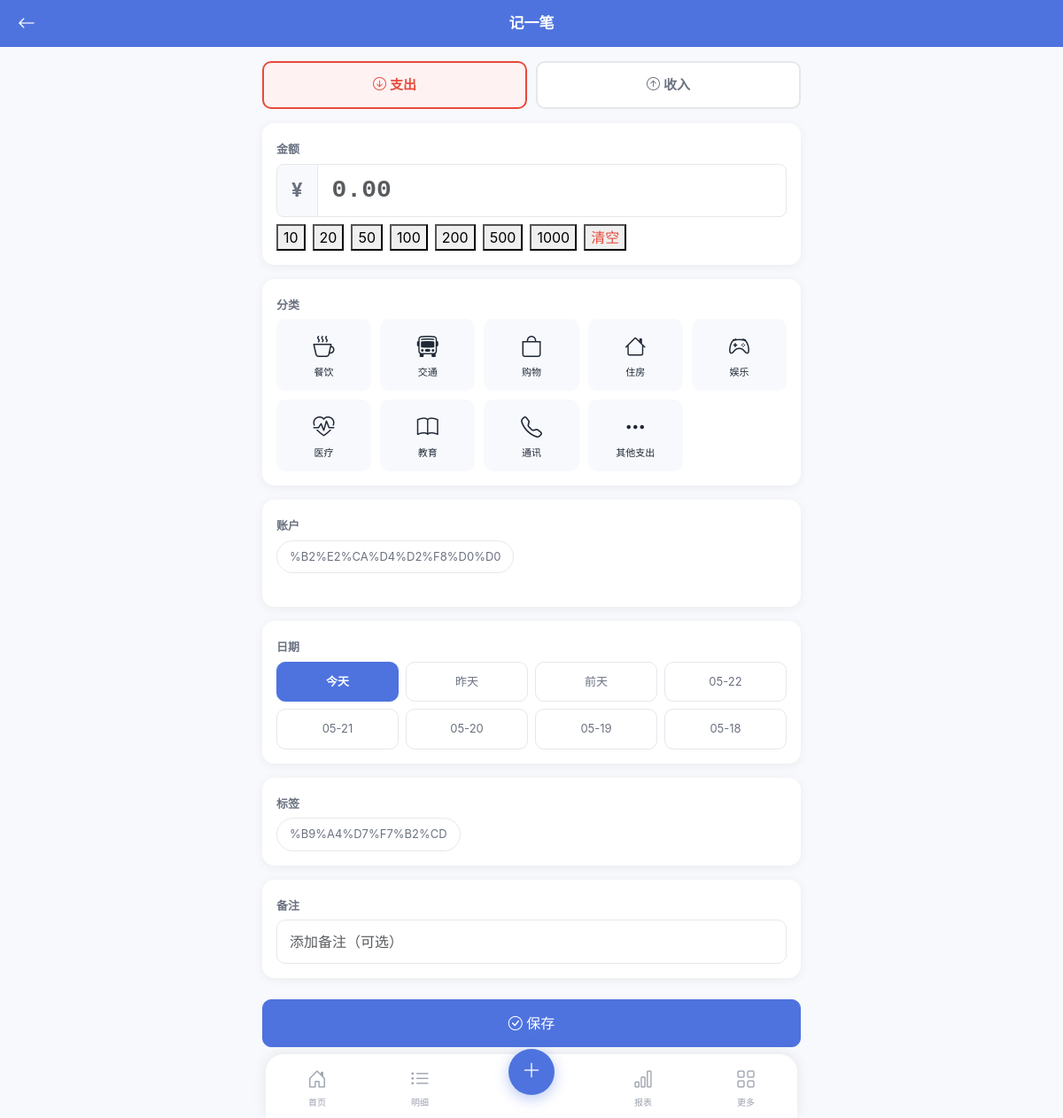
Screenshot of /transactions/add (signed in) with the database file from the repository.
### models.py (models this page shows)
class Category(db.Model):
    __tablename__ = 'categories'
    id = db.Column(db.Integer, primary_key=True)
    user_id = db.Column(db.Integer, db.ForeignKey('users.id'), nullable=False)
    name = db.Column(db.String(100), nullable=False)
    type = db.Column(db.String(10), nullable=False)  # income, expense
    icon = db.Column(db.String(50), default='bi-circle')
    parent_id = db.Column(db.Integer, db.ForeignKey('categories.id'), nullable=True)
    children = db.relationship('Category', backref=db.backref('parent', remote_side=[id]), lazy='dynamic')
    transactions = db.relationship('Transaction', backref='category', lazy='dynamic')
    budgets = db.relationship('Budget', backref='category', lazy='dynamic')

class Account(db.Model):
    __tablename__ = 'accounts'
    id = db.Column(db.Integer, primary_key=True)
    user_id = db.Column(db.Integer, db.ForeignKey('users.id'), nullable=False)
    name = db.Column(db.String(100), nullable=False)
    type = db.Column(db.String(20), nullable=False)  # cash, bank, credit, alipay, wechat
    balance = db.Column(db.Float, default=0.0)
    created_at = db.Column(db.DateTime, default=datetime.now)
    transactions = db.relationship('Transaction', backref='account', lazy='dynamic')
    ACCOUNT_TYPES = {
        'cash': '现金',
        'bank': '银行卡',
        'credit': '信用卡',
        'alipay': '支付宝',
        'wechat': '微信'
    }

class Tag(db.Model):
    __tablename__ = 'tags'
    id = db.Column(db.Integer, primary_key=True)
    user_id = db.Column(db.Integer, db.ForeignKey('users.id'), nullable=False)
    name = db.Column(db.String(50), nullable=False)
    transaction_associations = db.relationship('TransactionTag', backref='tag', lazy='dynamic', cascade='all, delete-orphan')

### app.py (the view, shortened to what this page needs)
@app.route('/transactions/add', methods=['GET', 'POST'])
@login_required
def transaction_add():
    accounts = Account.query.filter_by(user_id=current_user.id).all()
    categories = Category.query.filter_by(user_id=current_user.id).all()
    tags = Tag.query.filter_by(user_id=current_user.id).all()
    today = date.today()
    yesterday = today - timedelta(days=1)
    two_days_ago = today - timedelta(days=2)
    recent_dates = [(today - timedelta(days=i)).strftime('%Y-%m-%d') for i in range(3, 8)]
    return render_template('transaction_form.html',
                           accounts=accounts,
                           categories=categories,
                           tags=tags,
                           today=today.strftime('%Y-%m-%d'),
                           yesterday=yesterday.strftime('%Y-%m-%d'),
                           two_days_ago=two_days_ago.strftime('%Y-%m-%d'),
                           recent_dates=recent_dates,
                           edit=False)

### app.py (called while the page is built)
@login_manager.user_loader
def load_user(user_id):
    return User.query.get(int(user_id))

### templates/transaction_form.html (shortened to what this page needs)
{% extends "base.html" %}
{% block header_title %}{{ '编辑记录' if edit else '记一笔' }}{% endblock %}
{% block header_left %}
<a href="{{ url_for('transactions_list') }}"><i class="bi bi-arrow-left"></i></a>
{% endblock %}
{% block content %}
<form method="POST" action="{{ url_for('transaction_edit', id=transaction.id) if edit else url_for('transaction_add') }}" id="transForm">
    <div class="type-switch">
        <button type="button" class="btn {% if not edit or transaction.type == 'expense' %}active-expense{% endif %}" data-type="expense">
            <i class="bi bi-arrow-down-circle"></i> 支出
        </button>
        <button type="button" class="btn {% if edit and transaction.type == 'income' %}active-income{% endif %}" data-type="income">
            <i class="bi bi-arrow-up-circle"></i> 收入
        </button>
    </div>
    <div class="card mb-3">
        <div class="card-body">
            <label class="form-label">金额</label>
            <div class="input-group input-group-lg">
                <span class="input-group-text" style="font-size:22px; font-weight:700;">¥</span>
                <input type="number" class="form-control" id="amount" name="amount"
                       step="0.01" min="0.01" required inputmode="decimal"
                       value="{{ "%.2f"|format(transaction.amount) if edit else '' }}"
                       placeholder="0.00" style="font-size:28px; font-weight:700; font-family:'DIN Alternate',monospace;">
            </div>
            <div class="quick-amounts">
                <button type="button" class="quick-amt-btn">10</button>
                <button type="button" class="quick-amt-btn">20</button>
                <button type="button" class="quick-amt-btn">50</button>
                <button type="button" class="quick-amt-btn">100</button>
                <button type="button" class="quick-amt-btn">200</button>
                <button type="button" class="quick-amt-btn">500</button>
                <button type="button" class="quick-amt-btn">1000</button>
                <button type="button" class="quick-amt-btn" style="color:var(--danger);">清空</button>
            </div>
        </div>
    </div>
    <div class="card mb-3">
        <div class="card-body">
            <label class="form-label">分类</label>
            <div class="category-grid" id="categoryGrid">
                {% for cat in categories %}
                <div class="category-item {% if edit and transaction.category_id == cat.id %}selected{% endif %}"
                     data-id="{{ cat.id }}" data-type="{{ cat.type }}">
                    <i class="bi {{ cat.icon }}"></i>
                    <span>{{ cat.name }}</span>
                </div>
                {% endfor %}
            </div>
        </div>
    </div>
    <div class="card mb-3">
        <div class="card-body">
            <label class="form-label">账户</label>
            <div class="filter-bar" style="flex-wrap:wrap;">
                {% for account in accounts %}
                <button type="button" class="filter-chip account-chip {% if edit and transaction.account_id == account.id %}active{% endif %}"
                        data-id="{{ account.id }}">
                    {{ account.name }}
                </button>
                {% endfor %}
            </div>
        </div>
    </div>
    <div class="card mb-3">
        <div class="card-body">
            <label class="form-label">日期</label>
            <div class="date-chips" id="dateChips">
                <button type="button" class="date-chip active" data-date="{{ today }}">今天</button>
                <button type="button" class="date-chip" data-date="{{ yesterday }}">昨天</button>
                <button type="button" class="date-chip" data-date="{{ two_days_ago }}">前天</button>
                {% for d in recent_dates %}
                <button type="button" class="date-chip" data-date="{{ d }}">{{ d[5:] }}</button>
                {% endfor %}
            </div>
        </div>
    </div>
    {% if tags %}
    <div class="card mb-3">
        <div class="card-body">
            <label class="form-label">标签</label>
            <div class="d-flex flex-wrap gap-2">
                {% for tag in tags %}
                <button type="button" class="filter-chip tag-chip {% if edit and tag.id in selected_tags %}active{% endif %}"
                        data-id="{{ tag.id }}">
                    {{ tag.name }}
                </button>
                {% endfor %}
            </div>
        </div>
    </div>
    {% endif %}
    <div class="card mb-4">
        <div class="card-body">
            <label class="form-label">备注</label>
            <input type="text" class="form-control" name="description"
                   value="{{ transaction.description if edit else '' }}"
                   placeholder="添加备注（可选）">
        </div>
    </div>
    <button type="submit" class="btn btn-primary btn-lg w-100">
        <i class="bi bi-check-circle"></i> {{ '保存修改' if edit else '保存' }}
    </button>
</form>
{% endblock %}

### static/css/style.css (style rules this page uses)
:root { --primary: #4e73df; --primary-light: #7c9dff; --success: #1cc88a; --danger: #e74a3b; --warning: #f6c23e; --gray-50: #f8f9fc; --gray-100: #f0f2f5; --gray-200: #e5e7eb; --gray-400: #9ca3af; --gray-600: #6b7280; --gray-800: #1f2937; --radius: 14px; --radius-sm: 10px; --shadow: 0 2px 12px rgba(0,0,0,0.06); --shadow-lg: 0 8px 24px rgba(0,0,0,0.1); --safe-bottom: env(safe-area-inset-bottom, 0px); }
* { -webkit-tap-highlight-color: transparent; }
body { background-color: var(--gray-50); font-family: -apple-system, BlinkMacSystemFont, 'Segoe UI', Roboto, sans-serif; color: var(--gray-800); margin: 0; padding: 0; overflow-x: hidden; }
.app-header a, .app-header button { color: #fff; background: none; border: none; font-size: 20px; padding: 4px; line-height: 1; }
.card { background: #fff; border: none; border-radius: var(--radius); box-shadow: var(--shadow); margin-bottom: 14px; overflow: hidden; }
.card-body { padding: 16px; }
.form-control, .form-select { border-radius: var(--radius-sm); padding: 12px 14px; font-size: 16px; border: 1.5px solid var(--gray-200); transition: border-color 0.2s; }
.form-label { font-size: 13px; font-weight: 600; color: var(--gray-600); margin-bottom: 6px; }
.input-group-text { background: var(--gray-50); border: 1.5px solid var(--gray-200); border-radius: var(--radius-sm); font-size: 16px; color: var(--gray-600); }
.type-switch { display: flex; gap: 10px; margin-bottom: 16px; }
.type-switch .btn { flex: 1; padding: 14px; font-size: 15px; font-weight: 600; border-radius: var(--radius-sm); border: 2px solid var(--gray-200); background: #fff; color: var(--gray-600); transition: all 0.2s; }
.type-switch .btn.active-expense { border-color: var(--danger); background: #fef2f2; color: var(--danger); }
.quick-amounts { display: flex; flex-wrap: wrap; gap: 8px; margin-top: 8px; }
.category-grid { display: grid; grid-template-columns: repeat(4, 1fr); gap: 10px; }
.category-item { display: flex; flex-direction: column; align-items: center; padding: 12px 4px; border-radius: var(--radius-sm); border: 2px solid transparent; background: var(--gray-50); cursor: pointer; transition: all 0.15s; text-decoration: none; color: var(--gray-800); }
.category-item i { font-size: 24px; margin-bottom: 4px; }
.category-item span { font-size: 11px; text-align: center; line-height: 1.2; }
.btn { border-radius: var(--radius-sm); padding: 12px 20px; font-size: 15px; font-weight: 500; transition: all 0.15s; }
.btn-primary { background: var(--primary); border-color: var(--primary); }
.btn-lg { padding: 14px 24px; font-size: 16px; }
.filter-bar { display: flex; gap: 8px; overflow-x: auto; padding-bottom: 8px; margin-bottom: 14px; -webkit-overflow-scrolling: touch; scrollbar-width: none; }
.filter-chip { flex-shrink: 0; padding: 8px 14px; border-radius: 20px; border: 1.5px solid var(--gray-200); background: #fff; font-size: 13px; color: var(--gray-600); text-decoration: none; transition: all 0.15s; white-space: nowrap; }
.date-chips { display: flex; gap: 8px; flex-wrap: wrap; }
.date-chip { flex: 1; min-width: calc(25% - 6px); padding: 12px 8px; border-radius: 10px; border: 1.5px solid var(--gray-200); background: #fff; font-size: 13px; color: var(--gray-600); text-align: center; transition: all 0.15s; }
.date-chip.active { border-color: var(--primary); background: var(--primary); color: #fff; font-weight: 600; }
@media (min-width: 768px) { .category-grid { grid-template-columns: repeat(5, 1fr); } }
.mb-3 { margin-bottom: 12px; }
.mb-4 { margin-bottom: 16px; }
.gap-2 { gap: 8px; }
.d-flex { display: flex; }
.flex-wrap { flex-wrap: wrap; }

### rows the page displays
Category: name "餐饮"
Category: name "交通"
Category: name "购物"
Category: name "住房"
Category: name "娱乐"
Category: name "医疗"
Category: name "教育"
Category: name "通讯"
Category: name "其他支出"
Account: name "%B2%E2%CA%D4%D2%F8%D0%D0"
Tag: name "%B9%A4%D7%F7%B2%CD"

### other values shown
{{ '编辑记录' if edit else '记一笔' }} "记一笔"
{{ d[5:] }} "05-22" "05-21" "05-20" "05-19" "05-18"
{{ '保存修改' if edit else '保存' }} "保存"
